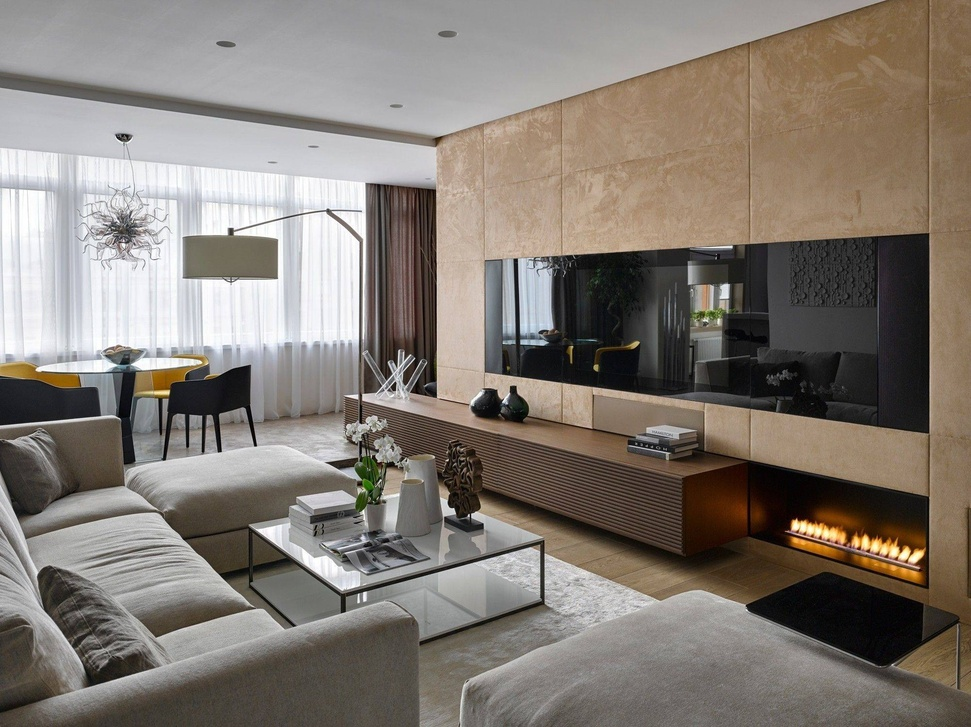
#> input picture phototest.jpg, 971 x 727 px, shrunk from 2000 x 1498 before the run
$ python test_sift.py
#> lines starting #> are read from the running program, lines starting #| are printed output that depends on the picture
import cv2
import numpy as np
import matplotlib.pyplot as plt

# Загрузите два изображения
image1 = cv2.imread('phototest.jpg')  # Используйте правильный путь к изображению
#> image1 is the input picture: shape (727, 971, 3); mean B, G, R 115.4, 123.3, 131.3
image2 = cv2.imread('phototest2.jpg')  # Используйте правильный путь к изображению
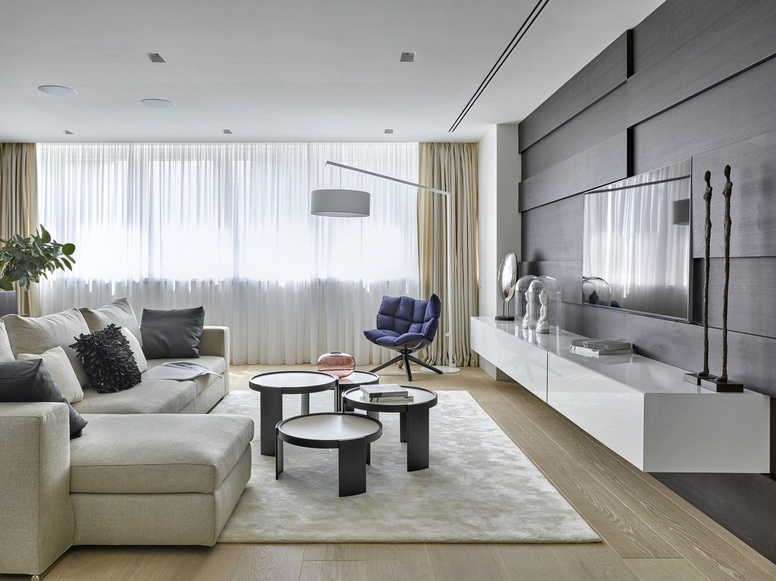
#> input picture phototest2.jpg, 776 x 581 px, shrunk from 1600 x 1198 before the run
#> image2 is the input picture: shape (581, 776, 3); mean B, G, R 152.1, 154.8, 155.4

# Преобразуем изображения в серые оттенки
gray_image1 = cv2.cvtColor(image1, cv2.COLOR_BGR2GRAY)
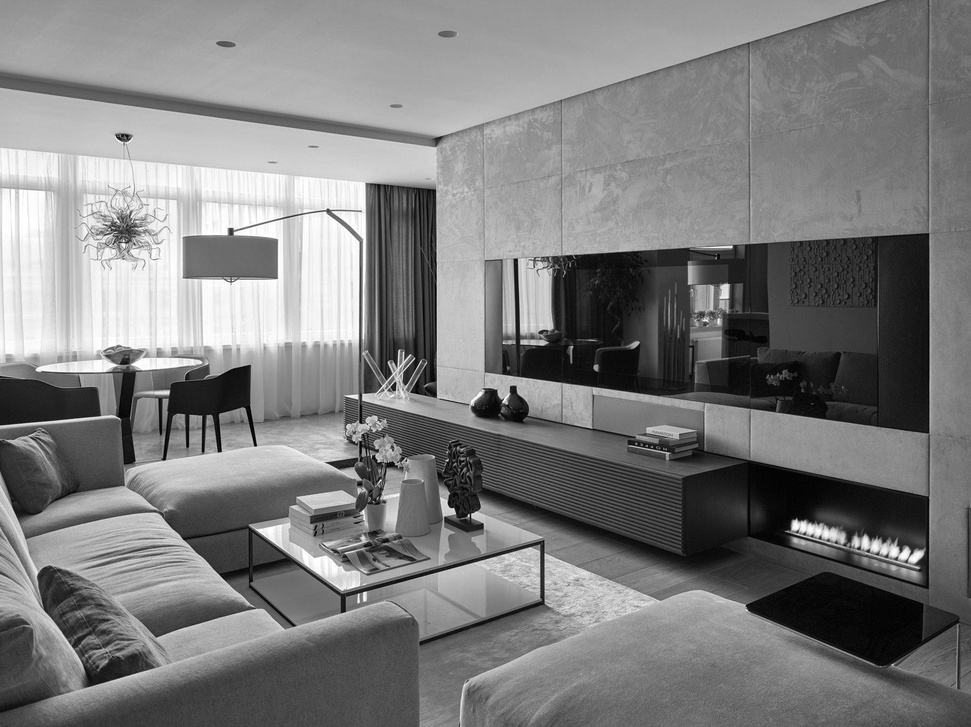
#> gray_image1: shape (727, 971); min 0, max 255, mean 124.8
gray_image2 = cv2.cvtColor(image2, cv2.COLOR_BGR2GRAY)
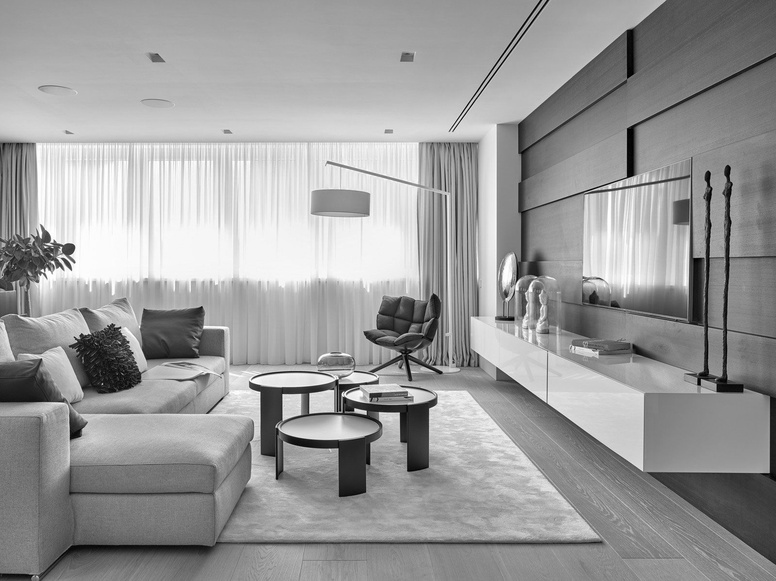
#> gray_image2: shape (581, 776); min 0, max 255, mean 154.6

# Инициализация SIFT
sift = cv2.SIFT_create()

# Находим ключевые точки и дескрипторы для обоих изображений
keypoints1, descriptors1 = sift.detectAndCompute(gray_image1, None)
#> keypoints1 = 1640 keypoints; strongest (x, y, size): (797, 525, 8.2), (255, 445, 2.4), (918, 555, 6.4), (219, 450, 3.4)
keypoints2, descriptors2 = sift.detectAndCompute(gray_image2, None)
#> keypoints2 = 970 keypoints; strongest (x, y, size): (364, 412, 3.3), (42, 270, 1.9), (69, 249, 7.5), (357, 411, 3.6)

# Сопоставляем дескрипторы
bf = cv2.BFMatcher()
matches = bf.knnMatch(descriptors1, descriptors2, k=2)
#> matches = 1640 matches

# Применяем фильтрацию на основе отношения расстояний
good_matches = []
for m, n in matches:
    if m.distance < 0.75 * n.distance:
        good_matches.append(m)
#> after the loop, good_matches = 39 matches

# Отображаем совпадения
img_matches = cv2.drawMatches(image1, keypoints1, image2, keypoints2, good_matches, None, flags=cv2.DrawMatchesFlags_NOT_DRAW_SINGLE_POINTS)
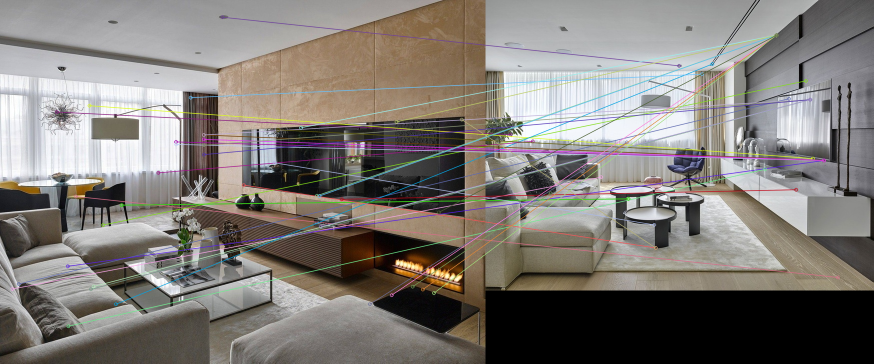
#> img_matches: shape (727, 1747, 3) (shown at 1/2 size); mean B, G, R 119, 123.8, 128.6

# Покажем изображение с совпадениями
plt.imshow(cv2.cvtColor(img_matches, cv2.COLOR_BGR2RGB))
plt.title("Matching keypoints between image1 and image2")
plt.show()
